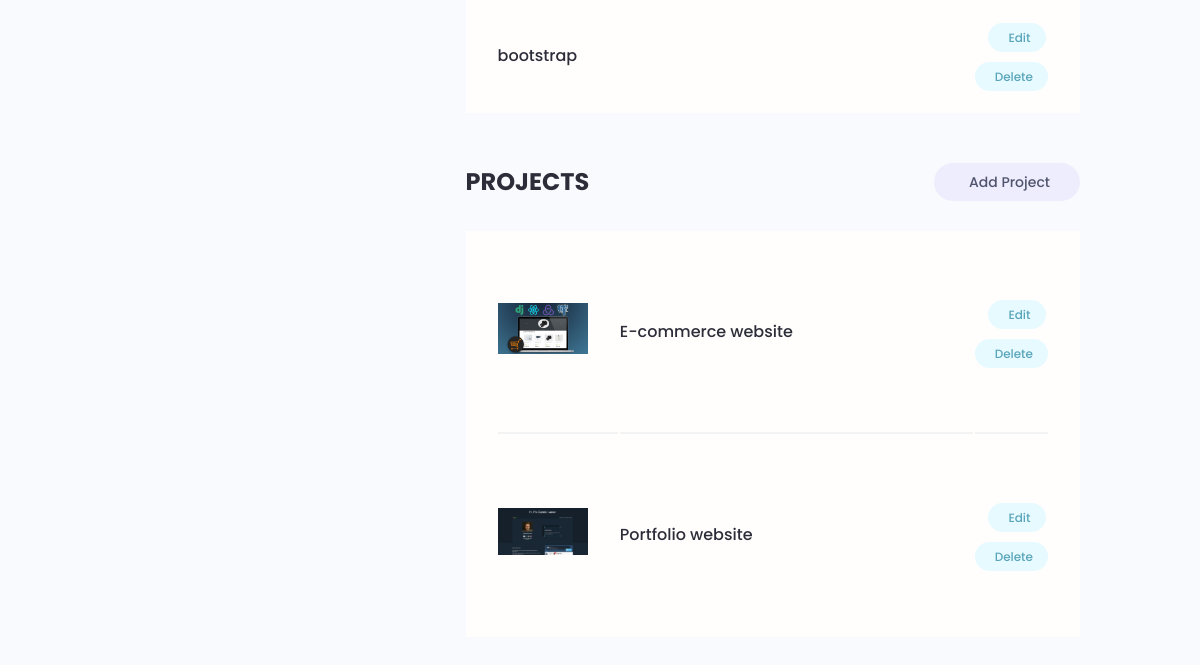
/my-account/ (signed in, lower part), run on an earlier commit of the app's database.
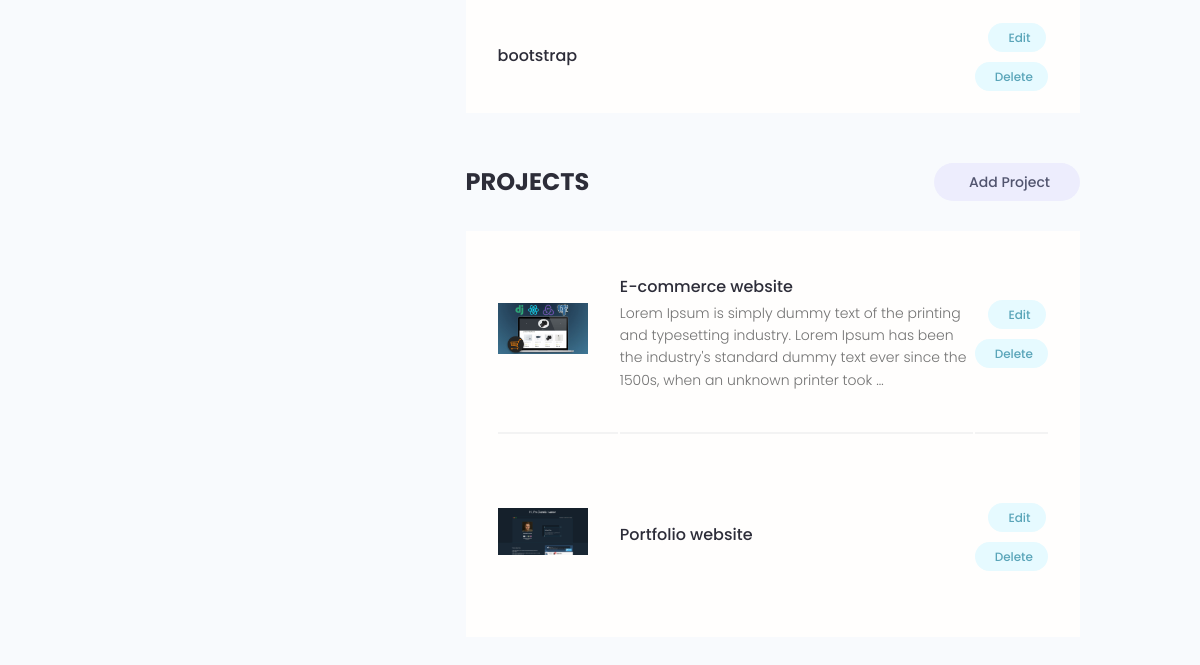
And on a later commit of the database.
### projects/models.py (models this page shows, shortened)
class Project(models.Model):
    owner = models.ForeignKey(Profile, on_delete=models.SET_NULL, null=True, blank=True)
    title = models.CharField(max_length=200)
    description = models.TextField(null=True, blank=True)
    featured_image = models.ImageField(null=True, blank=True, default='project_cover/default.jpg', upload_to='project_cover/')
    demo_link = models.CharField(max_length=2000, null=True, blank=True)
    source_code = models.CharField(max_length=2000, null=True, blank=True)
    tags = models.ManyToManyField('Tag', blank=True)
    vote_total = models.IntegerField(default=0, null=True, blank=True)
    vote_ratio = models.IntegerField(default=0, null=True, blank=True)
    created = models.DateTimeField(auto_now_add=True)
    id = models.UUIDField(default=uuid.uuid4, unique=True, editable=False, primary_key=True)

### users/views.py (the view)
# urls.py: path('my-account/', views.user_account, name='my-account'),
@login_required(login_url='login')
def user_account(request):
    profile = request.user.profile
    skills = profile.skill_set.all()
    projects = profile.project_set.all()
    context = {
        'profile' : profile,
        'skills' : skills,
        'projects' : projects,
    }
    return render(request, 'users/account.html', context)

### users/templates/users/account.html (shortened to what this page needs)
{% extends 'main.html' %}
{% block content %}
  <main class="settingsPage profile my-md">
    <div class="container">
      <div class="layout">
        <div class="column column--1of3">
        </div>
        <div class="column column--2of3">
          <table class="settings__table">
              {% for skill in skills %}
                <tr>
                  <td class="settings__tableInfo">
                    <h4>{{ skill.name }}</h4>
                  </td>
                  <td class="settings__tableActions">
                    <a class="tag tag--pill tag--main settings__btn" href="#"> Edit</a>
                    <a class="tag tag--pill tag--main settings__btn" href="#">
                      Delete</a>
                  </td>
                </tr>
              {% endfor %}
          </table>
          <div class="settings">
            <h3 class="settings__title">Projects</h3>
            <a class="tag tag--pill tag--sub settings__btn tag--lg" href="{% url 'create_project' %}"> Add Project</a>
          </div>
          <table class="settings__table">
              {% for project in projects %}
                <tr>
                  <td class="settings__thumbnail">
                    <a href="{% url 'project' project.pk %}"><img src="{{ project.featured_image.url}}" alt="Project Thumbnail" /></a>
                  </td>
                  <td class="settings__tableInfo">
                    <a href="{% url 'project' project.pk %}">{{ project.title}}</a>
                    <p>{{ project.description|truncatewords:30 }}</p>
                  </td>
                  <td class="settings__tableActions">
                    <a class="tag tag--pill tag--main settings__btn" href="{% url 'update_project' project.pk %}"> Edit</a>
                    <a class="tag tag--pill tag--main settings__btn" href="{% url 'delete_project' project.pk %}">
                      Delete</a>
                  </td>
                </tr>
              {% endfor %}
          </table>
        </div>
      </div>
    </div>
  </main>
{% endblock %}

What changed in the data, as far as the page shows it:
changed Project "E-commerce website": description (not shown) → "Lorem Ipsum is simply dummy text of the printing and typesetting industry. Lorem Ipsum has been the industry's standard dummy text ever since the 1500s, when an unknown printer took …"
